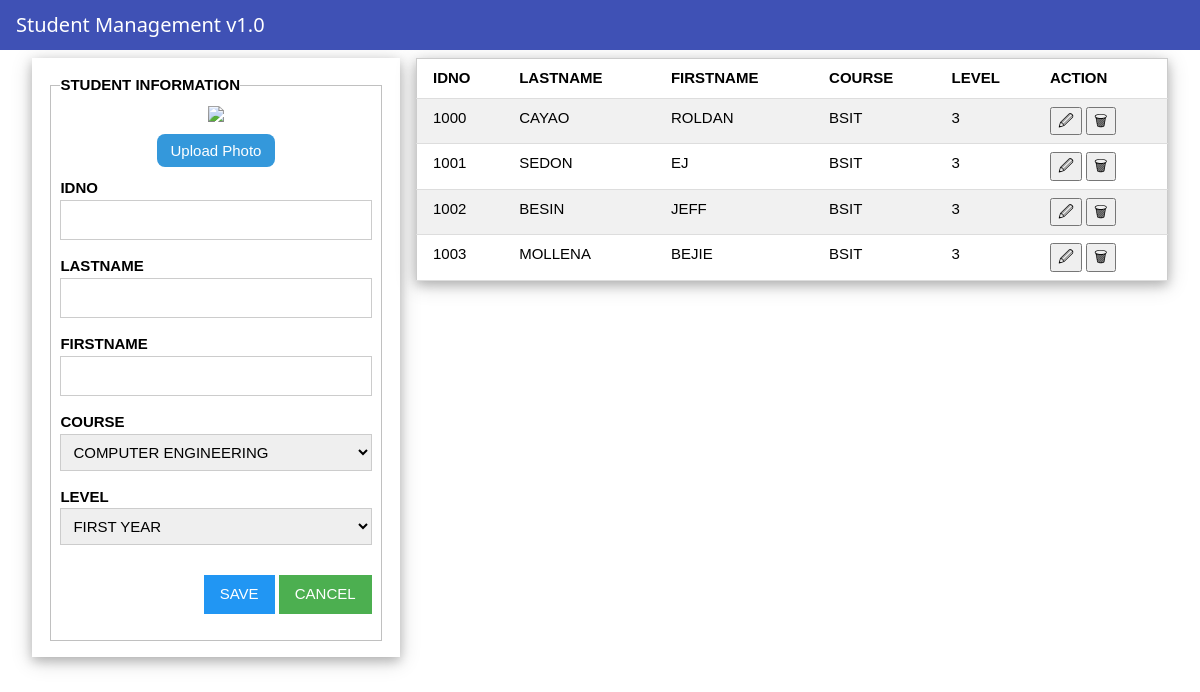
The page / on the database its author committed.
### tables this page shows
CREATE TABLE students(id integer primary key autoincrement, idno varchar(10) unique, lastname varchar(25), firstname varchar(25), course varchar(10), level varchar(5), image text);

### app.py (the view)
@app.route("/")
def index()->None:
    school = getall('students')
    return  render_template('index.html', studentslist = school)

### db/dbhelper.py (called while the page is built)
def getprocess(sql:str,vals:list)->list:
    print(sql)
    conn:any=connect(database)
    conn.row_factory=Row
    cursor:any=conn.cursor()
    cursor.execute(sql,vals)
    data:list=cursor.fetchall()
    cursor.close()
    conn.close()
    return data

def getall(table:str)->list:
    sql:str = f"SELECT * FROM '{table}'"
    return getprocess(sql,[])

### templates/index.html (shortened to what this page needs)
{% extends 'basepage.html' %}
{% block content %}
	<div class="w3-row-padding">
		<div class="w3-third">
			<div class="w3-card-4 w3-container w3-padding-16">
				<fieldset>
					<legend><b>STUDENT INFORMATION</b></legend>
					<form  action="/addstudent" method='post' enctype="multipart/form-data">
						<center>
							<img id='preview' src="{{ url_for('static',filename='images/account.png') }}" with="100", height="100">
							<p>
								<label for="photo" class="custom-upload">Upload Photo</label>
							</p>
						</center>
						<p>
							<label><b>IDNO</b></label>
							<input type='number' name='idno' id='idno' class='w3-input w3-border'>
						</p>
						<p>
							<label><b>LASTNAME</b></label>
							<input type='text' name='lastname' id='lastname' class='w3-input w3-border'>
						</p>
						<p>
							<label><b>FIRSTNAME</b></label>
							<input type='text' name='firstname' id='firstname' class='w3-input w3-border'>
						</p>
						<p>
							<label><b>COURSE</b></label>
							<select name='course' id='course' class='w3-input w3-border'>
								<option value='bscpe'>COMPUTER ENGINEERING</option>
							</select>
						</p>
						<p>
							<label><b>LEVEL</b></label>
							<select name='level' id='level' class='w3-input w3-border'>
								<option value='1'>FIRST YEAR</option>
							</select>
						</p>
						<p class="w3-right">
							<input type='submit' value='SAVE' class='w3-button w3-blue'>
							<input type='reset' value='CANCEL' class='w3-button w3-green' onclick='resetForm()'>
						</p>
					</form>
				</fieldset>
			</div>
		</div>
		<div class="w3-twothird">
			<table class="w3-table-all w3-card-4">
				<tr>
					<th>IDNO</th>
					<th class="w3-hide-small w3-hide-medium">LASTNAME</th>
					<th class="w3-hide-small w3-hide-medium">FIRSTNAME</th>
					<th class="w3-hide-small w3-hide-medium">COURSE</th>
					<th class="w3-hide-small w3-hide-medium">LEVEL</th>
					<th>ACTION</th>
				</tr>
				{% for student in studentslist %}
				<tr>
					<td>{{ student['idno'] }}</td>
					<td class="w3-hide-small w3-hide-medium">{{ student['lastname'].upper() }}</td>
					<td class="w3-hide-small w3-hide-medium">{{ student['firstname'].upper() }}</td>
					<td class="w3-hide-small w3-hide-medium">{{ student['course'].upper() }}</td>
					<td class="w3-hide-small w3-hide-medium">{{ student['level'] }}</td>
					<td>
						<button onclick="editstudent('{{student['id']}}', '{{student['idno']}}', '{{student['lastname']}}', '{{student['firstname']}}', '{{student['course']}}', '{{student['level']}}','{{student['image']}}')">&#128393;</button>
						<button onclick="deletestudent({{ student['id'] }})">&#128465;</button>
					</td>
				</tr>
				{% endfor%}
			</table>
		</div>
	</div>
{% endblock %}

### templates/basepage.html (shortened to what this page needs)
<!DOCTYPE html>
<html>
	<head>
		<link rel="stylesheet" href="{{ url_for('static', filename='css/w3.css') }}">
	</head>
	<body>
		<div class="w3-bar w3-container w3-indigo" style="position:sticky;top:0">
			<h4>Student Management v1.0</h4>
		</div>
		<div class="w3-container w3-padding">
			{% block content %}
			{% endblock %}
		</div>
	</body>
</html>

### css/w3.css (style rules this page uses)
*,*:before,*:after { box-sizing:inherit }
html { -ms-text-size-adjust:100%;-webkit-text-size-adjust:100% }
body { margin:0 }
b,strong { font-weight:bolder }
img { border-style:none }
button,input,select,textarea,optgroup { font:inherit;margin:0 }
button,input { overflow:visible }
button,select { text-transform:none }
button,[type=button],[type=reset],[type=submit] { -webkit-appearance:button }
fieldset { border:1px solid #c0c0c0;margin:0 2px;padding:.35em .625em .75em }
legend { color:inherit;display:table;max-width:100%;padding:0;white-space:normal }
html,body { font-family:Verdana,sans-serif;font-size:15px;line-height:1.5 }
html { overflow-x:hidden }
h4 { font-size:20px }
h1,h2,h3,h4,h5,h6 { font-family:"Segoe UI",Arial,sans-serif;font-weight:400;margin:10px 0 }
img { vertical-align:middle }
.w3-table,.w3-table-all { border-collapse:collapse;border-spacing:0;width:100%;display:table }
.w3-table-all { border:1px solid #ccc }
.w3-bordered tr,.w3-table-all tr { border-bottom:1px solid #ddd }
.w3-table-all tr:nth-child(odd) { background-color:#fff }
.w3-table-all tr:nth-child(even) { background-color:#f1f1f1 }
.w3-table td,.w3-table th,.w3-table-all td,.w3-table-all th { padding:8px 8px;display:table-cell;text-align:left;vertical-align:top }
.w3-table th:first-child,.w3-table td:first-child,.w3-table-all th:first-child,.w3-table-all td:first-child { padding-left:16px }
.w3-btn,.w3-button { border:none;display:inline-block;padding:8px 16px;vertical-align:middle;overflow:hidden;text-decoration:none;color:inherit;background-color:inherit;text-align:center;cursor:pointer;white-space:nowrap }
.w3-btn,.w3-button { -webkit-touch-callout:none;-webkit-user-select:none;-khtml-user-select:none;-moz-user-select:none;-ms-user-select:none;user-select:none }
.w3-input { padding:8px;display:block;border:none;border-bottom:1px solid #ccc;width:100% }
.w3-bar { width:100%;overflow:hidden }
.w3-container:after,.w3-container:before,.w3-panel:after,.w3-panel:before,.w3-row:after,.w3-row:before,.w3-row-padding:after,.w3-row-padding:before, .w3-cell-row:before,.w3-cell-row:after,.w3-clear:after,.w3-clear:before,.w3-bar:before,.w3-bar:after { content:"";display:table;clear:both }
.w3-col,.w3-half,.w3-third,.w3-twothird,.w3-threequarter,.w3-quarter { float:left;width:100% }
@media (min-width:601px) { .w3-col.m4,.w3-third { width:33.33333% } }
@media (min-width:601px) { .w3-col.m8,.w3-twothird { width:66.66666% } }
.w3-row-padding,.w3-row-padding>.w3-half,.w3-row-padding>.w3-third,.w3-row-padding>.w3-twothird,.w3-row-padding>.w3-threequarter,.w3-row-padding>.w3-quarter,.w3-row-padding>.w3-col { padding:0 8px }
.w3-container,.w3-panel { padding:0.01em 16px }
.w3-card-4,.w3-hover-shadow:hover { box-shadow:0 4px 10px 0 rgba(0,0,0,0.2),0 4px 20px 0 rgba(0,0,0,0.19) }
.w3-border { border:1px solid #ccc!important }
.w3-padding { padding:8px 16px!important }
.w3-padding-16 { padding-top:16px!important;padding-bottom:16px!important }
.w3-right { float:right!important }
.w3-blue,.w3-hover-blue:hover { color:#fff!important;background-color:#2196F3!important }
.w3-green,.w3-hover-green:hover { color:#fff!important;background-color:#4CAF50!important }
.w3-indigo,.w3-hover-indigo:hover { color:#fff!important;background-color:#3f51b5!important }

### templates/basepage.html (style rules this page uses)
.custom-upload { background-color: #3498db; color: white; padding: 8px 14px; border-radius: 8px; cursor: pointer; transition: 0.3s; }

### rows shown on the page
students: idno "1000", lastname "CAYAO", firstname "ROLDAN", course "BSIT", level "3"
students: idno "1001", lastname "SEDON", firstname "EJ", course "BSIT", level "3"
students: idno "1002", lastname "BESIN", firstname "JEFF", course "BSIT", level "3"
students: idno "1003", lastname "MOLLENA", firstname "BEJIE", course "BSIT", level "3"
